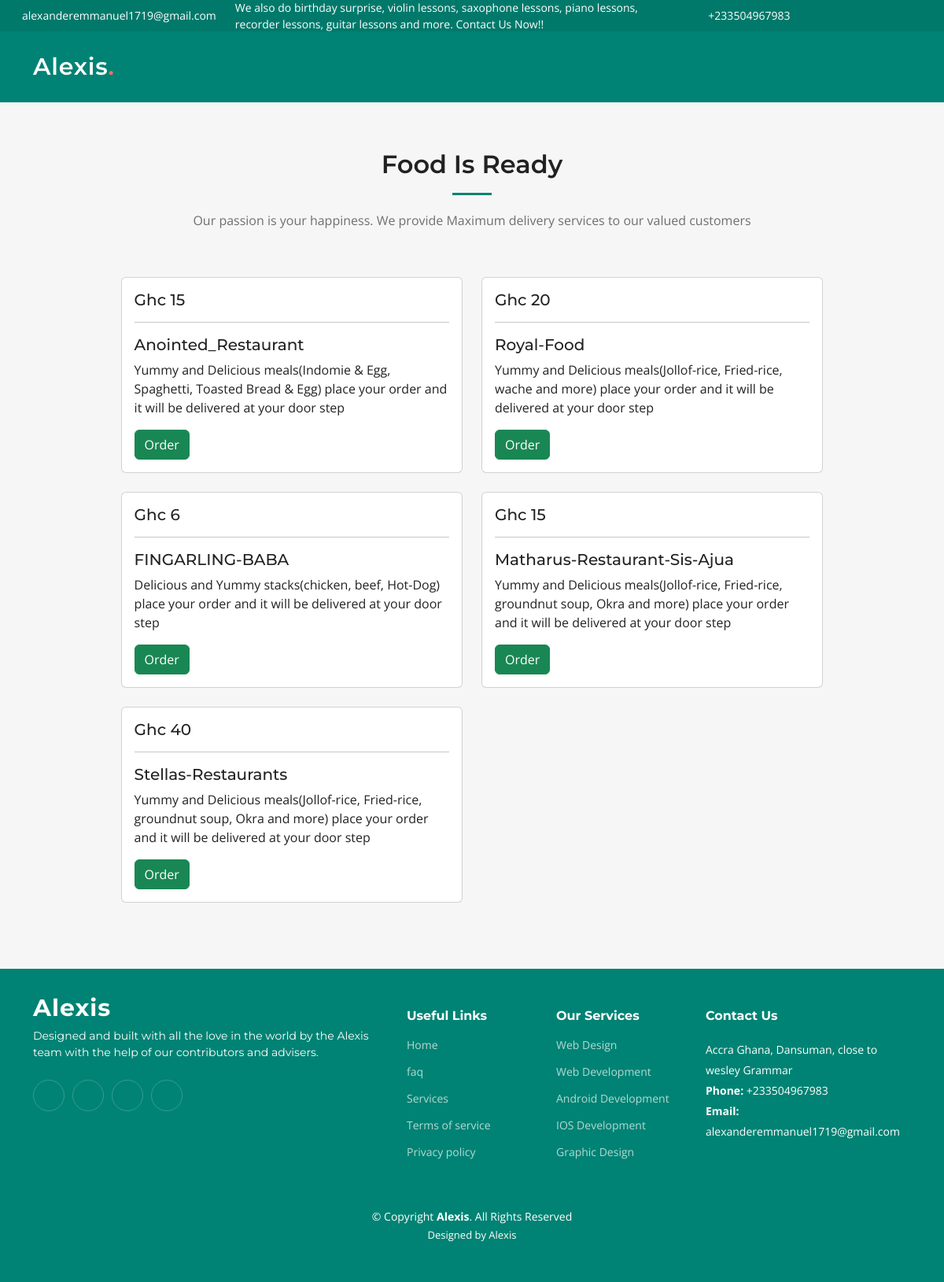
/service/Methodist-University-Shops, run on the app's committed database.
### home/models.py (models this page shows)
class SupportStaffDetails(models.Model):
    location = models.CharField(max_length=288)
    email = models.EmailField()
    contact = models.CharField(max_length=15)
    open_hours = models.CharField(max_length=255)
    twitter_link = models.CharField(max_length=500, null=True, blank=True)
    facebook_link = models.CharField(max_length=500, null=True, blank=True)
    instagram_link = models.CharField(max_length=500, null=True, blank=True)
    linkedin_link = models.CharField(max_length=500, null=True, blank=True)

### services/models.py (models this page shows, shortened)
class Shop(models.Model):
    name = models.CharField(max_length=70)
    price = models.CharField(max_length=70)
    slug = models.SlugField(max_length=255, unique=True)
    description = models.TextField()
    is_active = models.BooleanField(default=True, blank=True)
    image = models.ImageField(upload_to="shops/images", blank=True, null=True)
    services = models.ForeignKey(
        Services, on_delete=models.CASCADE
    )
    created_at = models.DateTimeField(auto_now_add=True, )
    updated_at = models.DateTimeField(auto_now=True)

### services/views.py (the view)
# urls.py: path('<slug:services_slug>', views.store, name="shop_by_services"),
def store(request, services_slug=None):
    staffDetails = SupportStaffDetails.objects.all()[0]
    services = None
    shops = None
    if services_slug != None:
        services = get_object_or_404(Services, slug=services_slug)
        shops = Shop.objects.filter(services=services, is_active=True)
        shop_count = shops.count()
    else:
        shops = Shop.objects.all().filter(is_active=True)
        shop_count = shops.count()
    context = {
        'shops': shops,
        'shop_count': shop_count,
        'staffDetails': staffDetails
    }
    return render(request, 'stores.html', {"context": context})

### templates/stores.html (shortened to what this page needs)
{% load static %} {% include 'base.html' %}
{% block body %}
<section id="store" class="recent-posts sections-bg">
	<div class="container" data-aos="fade-up">
	  <div class="section-header">
		<h2> Food Is Ready </h2>
		{% if context.shops %}
		<p>Our passion is your happiness. We provide Maximum delivery services to our valued customers</p>
		{% else %}
		<p>Empty shops. Shops at this location have not been registered with us!</p>
		{% endif %}
	  </div>
        <div class="bmi">
	    <div class="row">
            {% if context.shops %}
					{% for shop in context.shops %}
					<div class="col-lg-6 mb-4">
					{% if shop.is_active %}
					<div class="card">
						<div class="card-body">
							<h5 class="card-title">Ghc {{shop.price}} <br>
							<hr>
							{{shop.name}}
							</h5>
							<p class="card-text">
							{{shop.description}}
							</p>
							<a href="delivery/{{shop.services.serviceName }}/{{shop.name}}" class="btn btn-success text-white">
								Order
							</a>
						</div>
					</div>
				</div>
				{% endif%}
				{% endfor %}
		{% else %}
		<div class="col-lg-12 order-1 order-lg-2">
			<img src="{% static 'assets/img/empty_cart.png' %}" class="img-fluid rounded-5" alt="" data-aos="zoom-out" data-aos-delay="100">
		  </div>
		{% endif %}
	</div>
</div>
</div>
</section>
{% endblock %}
    {% include 'footer.html' %}

### templates/base.html (shortened to what this page needs)
{% load static %}
<!DOCTYPE html>
<html lang="en">
<head>
  <link href="{% static 'assets/vendor/bootstrap/css/bootstrap.min.css' %} " rel="stylesheet">
  <link href="{% static 'assets/vendor/bootstrap-icons/bootstrap-icons.css' %}" rel="stylesheet">
  <link href="{% static 'assets/vendor/aos/aos.css' %}" rel="stylesheet">
  <link href="{% static 'assets/vendor/glightbox/css/glightbox.min.css' %}" rel="stylesheet">
  <link href="{% static 'assets/vendor/swiper/swiper-bundle.min.css' %}" rel="stylesheet">
  <link href="{% static 'assets/css/main.css' %}" rel="stylesheet">
</head>
<body>
  <section id="topbar" class="topbar d-flex align-items-center">
    <marquee>
    <div class="container d-flex justify-content-center justify-content-md-between">
      <div class="contact-info d-flex align-items-center">
        <i class="bi bi-envelope d-flex align-items-center"><a href="mailto:{{context.staffDetails.email}}">{{context.staffDetails.email}}</a></i>
        <div class="d-flex align-items-center ms-4"><span>We also do birthday surprise, violin lessons, saxophone lessons, piano lessons, recorder lessons, guitar lessons and more. Contact Us Now!!</span></div>
        <i class="bi bi-phone d-flex align-items-center ms-4"><span>{{context.staffDetails.contact}} </span></i>
      </div>
      <div class="social-links d-none d-md-flex align-items-center">
        <a href="{{context.staffDetails.twitter_link}}" class="twitter"><i class="bi bi-twitter"></i></a>
        <a href="{{context.staffDetails.facebook_link}}" class="facebook"><i class="bi bi-facebook"></i></a>
        <a href="{{context.staffDetails.instagram_link}}" class="instagram"><i class="bi bi-instagram"></i></a>
        <a href="{{context.staffDetails.linkedin_link}}" class="linkedin"><i class="bi bi-linkedin"></i></i></a>
      </div>
    </div>
  </marquee>
  </section>
  <header id="header" class="header d-flex align-items-center">
    <div class="container-fluid container-xl d-flex align-items-center justify-content-between">
      <a href="{% url 'home' %}" class="logo d-flex align-items-center">
        <h1>Alexis<span>.</span></h1>
      </a>
      <i class="mobile-nav-toggle mobile-nav-show bi bi-list"></i>
    </div>
  </header>

### templates/footer.html (shortened to what this page needs)
{% load static %}
  <footer id="footer" class="footer">
    <div class="container">
      <div class="row gy-4">
        <div class="col-lg-5 col-md-12 footer-info">
          <a href="index.html" class="logo d-flex align-items-center">
            <span>Alexis</span>
          </a>
          <p>Designed and built with all the love in the world by the Alexis team with the help of our contributors and advisers.</p>
          <div class="social-links d-flex mt-4">
            <a href="https://www.{{context.staffDetails.twitter_link}}" target="_blank" class="twitter"><i class="bi bi-twitter"></i></a>
            <a href="https://www.{{context.staffDetails.facebook_link}}" target="_blank" class="facebook"><i class="bi bi-facebook"></i></a>
            <a href="https://www.{{context.staffDetails.instagram_link}}" target="_blank" class="instagram"><i class="bi bi-instagram"></i></a>
            <a href="https://www.{{context.staffDetails.linkedin_link}}" target="_blank" class="linkedin"><i class="bi bi-linkedin"></i></a>
          </div>
        </div>
        <div class="col-lg-2 col-6 footer-links">
          <h4>Useful Links</h4>
          <ul>
            <li><a href="#">Home</a></li>
            <li><a href="#faq">faq</a></li>
            <li><a href="#services">Services</a></li>
            <li><a href="#">Terms of service</a></li>
            <li><a href="#">Privacy policy</a></li>
          </ul>
        </div>
        <div class="col-lg-2 col-6 footer-links">
          <h4>Our Services</h4>
          <ul>
            <li><a href="{% url 'contact' %}">Web Design</a></li>
            <li><a href="{% url 'contact' %}">Web Development</a></li>
            <li><a href="{% url 'contact' %}">Android Development</a></li>
            <li><a href="{% url 'contact' %}">IOS Development</a></li>
            <li><a href="{% url 'contact' %}">Graphic Design</a></li>
          </ul>
        </div>
        <div class="col-lg-3 col-md-12 footer-contact text-center text-md-start">
          <h4>Contact Us</h4>
          <p>
            {{context.staffDetails.location}} <br>
            <strong>Phone:</strong> {{context.staffDetails.contact}}<br>
            <strong>Email:</strong> {{context.staffDetails.email}}<br>
          </p>
        </div>
      </div>
    </div>
    <div class="container mt-4">
      <div class="copyright">
        &copy; Copyright <strong><span>Alexis</span></strong>. All Rights Reserved
      </div>
      <div class="credits">
        Designed by <a href="#">Alexis</a>
      </div>
    </div>
  </footer>
</body>
</html>

### static/assets/css/main.css (style rules this page uses)
:root { --font-default: "Open Sans", system-ui, -apple-system, "Segoe UI", Roboto, "Helvetica Neue", Arial, "Noto Sans", "Liberation Sans", sans-serif, "Apple Color Emoji", "Segoe UI Emoji", "Segoe UI Symbol", "Noto Color Emoji"; --font-primary: "Montserrat", sans-serif; --font-secondary: "Poppins", sans-serif; }
:root { --color-default: #222222; --color-primary: #008374; --color-secondary: #f85a40; }
:root { scroll-behavior: smooth; }
body { font-family: var(--font-default); color: var(--color-default); }
a { color: var(--color-primary); text-decoration: none; }
h1, h2, h3, h4, h5, h6 { font-family: var(--font-primary); }
section { padding: 60px 0; overflow: hidden; }
.sections-bg { background-color: #f6f6f6; }
.section-header { text-align: center; padding-bottom: 60px; }
.section-header h2 { font-size: 32px; font-weight: 600; margin-bottom: 20px; padding-bottom: 20px; position: relative; }
.section-header h2:after { content: ""; position: absolute; display: block; width: 50px; height: 3px; background: var(--color-primary); left: 0; right: 0; bottom: 0; margin: auto; }
.section-header p { margin-bottom: 0; color: #6f6f6f; }
.topbar { background: #00796b; height: 40px; font-size: 14px; transition: all 0.5s; color: #fff; padding: 0; }
.topbar .contact-info i { font-style: normal; color: #fff; line-height: 0; }
.topbar .contact-info i a, .topbar .contact-info i span { padding-left: 5px; color: #fff; }
.topbar .contact-info i a { line-height: 0; transition: 0.3s; }
.topbar .social-links a { color: rgba(255, 255, 255, 0.7); line-height: 0; transition: 0.3s; margin-left: 20px; }
.header { transition: all 0.5s; z-index: 997; height: 90px; background-color: var(--color-primary); }
.header .logo h1 { font-size: 30px; margin: 0; font-weight: 600; letter-spacing: 0.8px; color: #fff; font-family: var(--font-primary); }
.header .logo h1 span { color: #f96f59; }
section { scroll-margin-top: 70px; }
@media (max-width: 1279px) { .mobile-nav-show { color: rgba(255, 255, 255, 0.6); font-size: 28px; cursor: pointer; line-height: 0; transition: 0.5s; z-index: 9999; margin-right: 10px; } }
.footer { font-size: 14px; background-color: var(--color-primary); padding: 50px 0; color: white; }
.footer .footer-info .logo { line-height: 0; margin-bottom: 25px; }
.footer .footer-info .logo span { font-size: 30px; font-weight: 700; letter-spacing: 1px; color: #fff; font-family: var(--font-primary); }
.footer .footer-info p { font-size: 14px; font-family: var(--font-primary); }
.footer .social-links a { display: flex; align-items: center; justify-content: center; width: 40px; height: 40px; border-radius: 50%; border: 1px solid rgba(255, 255, 255, 0.2); font-size: 16px; color: rgba(255, 255, 255, 0.7); margin-right: 10px; transition: 0.3s; }
.footer h4 { font-size: 16px; font-weight: bold; position: relative; padding-bottom: 12px; }
.footer .footer-links { margin-bottom: 30px; }
.footer .footer-links ul { list-style: none; padding: 0; margin: 0; }
.footer .footer-links ul li { padding: 10px 0; display: flex; align-items: center; }
.footer .footer-links ul li:first-child { padding-top: 0; }
.footer .footer-links ul a { color: rgba(255, 255, 255, 0.7); transition: 0.3s; display: inline-block; line-height: 1; }
.footer .footer-contact p { line-height: 26px; }
.footer .copyright { text-align: center; }
.footer .credits { padding-top: 4px; text-align: center; font-size: 13px; }
.footer .credits a { color: #fff; }

### templates/stores.html (style rules this page uses)
.bmi { margin-left: 10%; margin-right: 10%; width: auto; }

### data on the page
SupportStaffDetails: staffDetails.email "alexanderemmanuel1719@gmail.com", staffDetails.contact "+233504967983", staffDetails.location "Accra Ghana, Dansuman, close to wesley Grammar"
Shop: price "15", name "Anointed_Restaurant", description "Yummy and Delicious meals(Indomie & Egg, Spaghetti, Toasted Bread & Egg) place your order and it will be delivered at your door step"
Shop: price "20", name "Royal-Food", description "Yummy and Delicious meals(Jollof-rice, Fried-rice, wache and more) place your order and it will be delivered at your door step"
Shop: price "6", name "FINGARLING-BABA", description "Delicious and Yummy stacks(chicken, beef, Hot-Dog) place your order and it will be delivered at your door step"
Shop: price "15", name "Matharus-Restaurant-Sis-Ajua", description "Yummy and Delicious meals(Jollof-rice, Fried-rice, groundnut soup, Okra and more) place your order and it will be delivered at your door step"
Shop: price "40", name "Stellas-Restaurants", description "Yummy and Delicious meals(Jollof-rice, Fried-rice, groundnut soup, Okra and more) place your order and it will be delivered at your door step"
